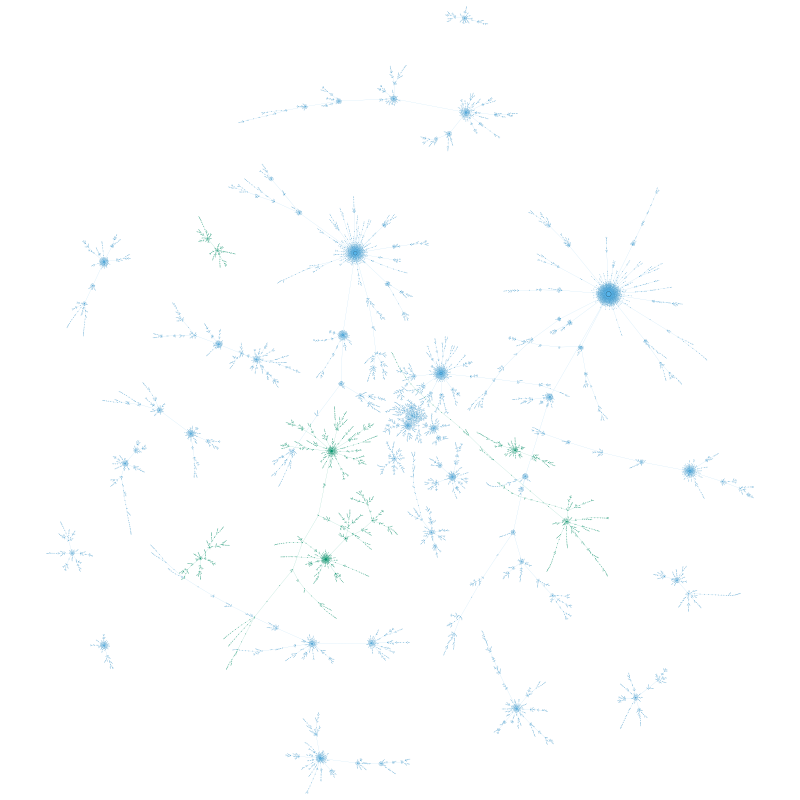
#> input picture project/gephi/figures/conversation_largest_components.png, 4000 x 4000 px, given in place of wb1.png, which was not available (shown at 1/5 size)
$ python build.py
#> lines starting #> are read from the running program, lines starting #| are printed output that depends on the picture
import os
from PIL import Image
from pptx import Presentation
from pptx.util import Inches, Pt, Emu
from pptx.dml.color import RGBColor
from pptx.enum.shapes import MSO_SHAPE, MSO_CONNECTOR
from pptx.enum.text import PP_ALIGN, MSO_ANCHOR

from pathlib import Path
# project root = four levels up from this file (team_extras/document_build/deck/build.py); override with CSMA_ARCH
ARCH = os.environ.get("CSMA_ARCH", str(Path(__file__).resolve().parents[3]))
OUT = os.environ.get("CSMA_OUT", os.path.join(ARCH, "deliverables/final"))
S = os.path.dirname(os.path.abspath(__file__))
# full-resolution Tableau screenshots the dashboard crops are cut from (shipped next to this script)
TAB = os.environ.get("CSMA_TABCHECK", str(Path(__file__).resolve().parent / "tabcheck"))
GF = os.path.join(ARCH, "gephi/figures")
os.makedirs(OUT, exist_ok=True)

# ---- crop Tableau captures (preview coords x197-1475, y333-818 @1600px; scale 2.1375)
k = 2.1375
box = (round(197 * k), round(333 * k), round(1475 * k), round(818 * k))
crops = {}
for n in ["wb1", "v2p2", "sp3", "sp4"]:
    im = Image.open(os.path.join(TAB, n + ".png")).convert("RGB").crop(box)
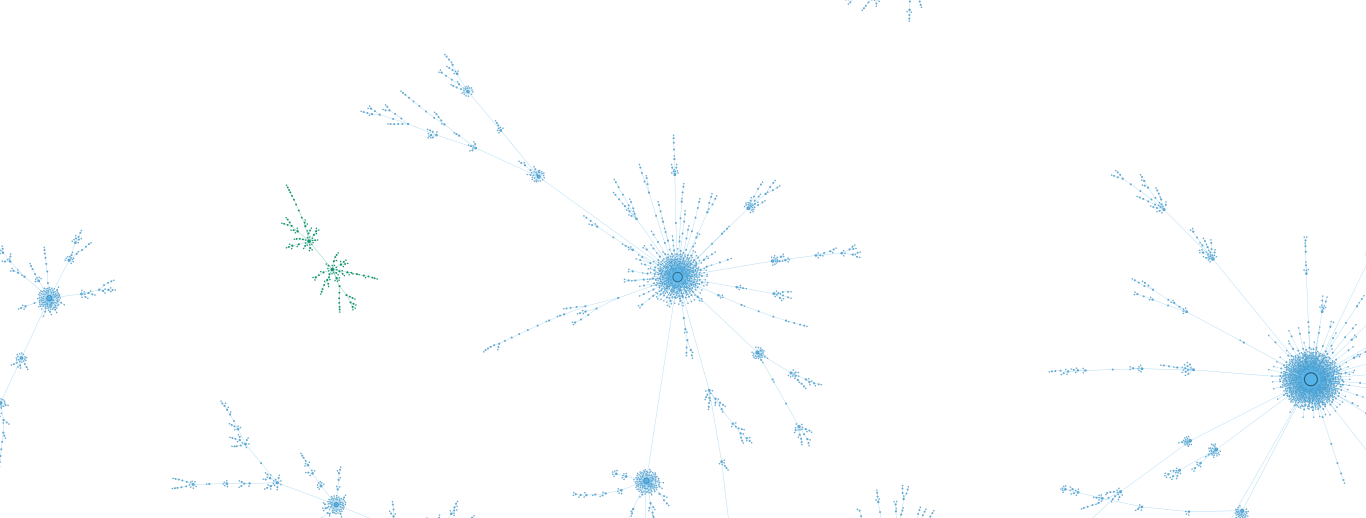
#> im: PIL image 2732x1036 RGB (shown at 1/2 size); mean R, G, B 252.6, 253.7, 254.3
    p = os.path.join(S, n + "_crop.png")
    im.save(p)
    crops[n] = p
#> pass 2 of the loop `for n in ["wb1", "v2p2", "sp3", "sp4"]:`:
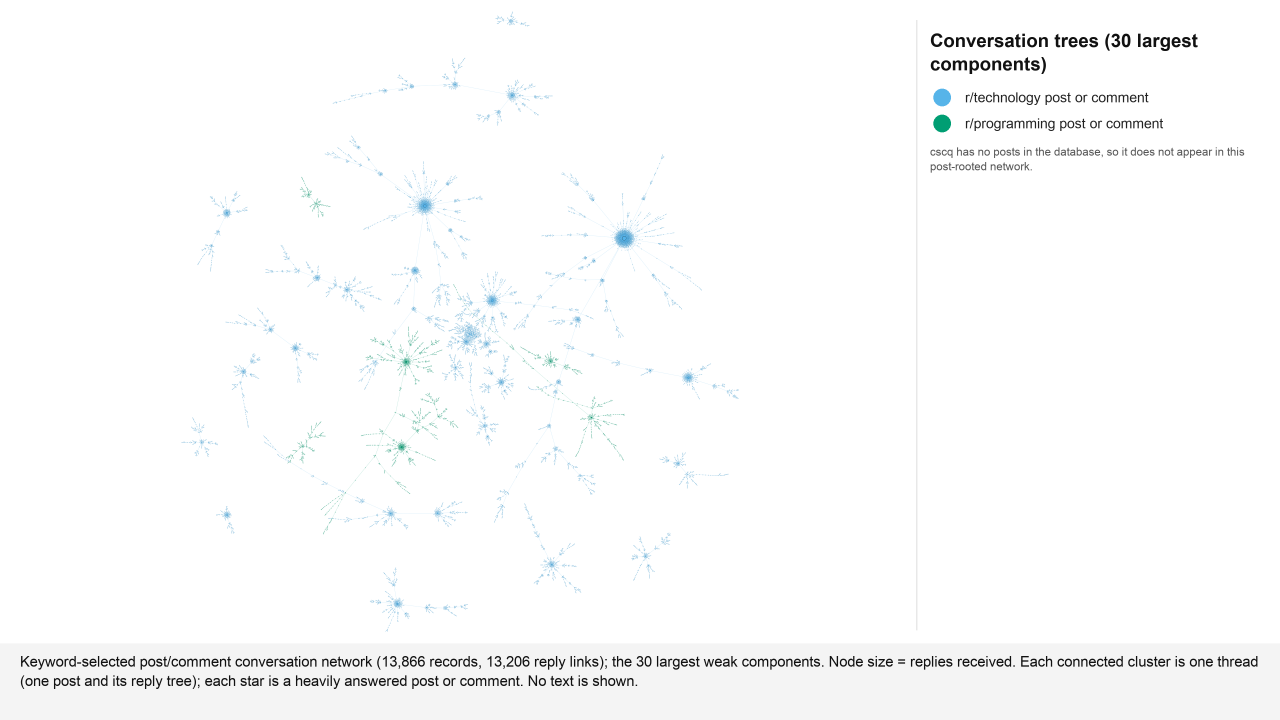
#> input picture project/gephi/figures/conversation_largest_components_slide.png, 3840 x 2160 px, given in place of v2p2.png, which was not available (shown at 1/3 size)
#> `im = Image.open(os.path.join(TAB, n + ".png")).convert("RGB").crop(box)`:
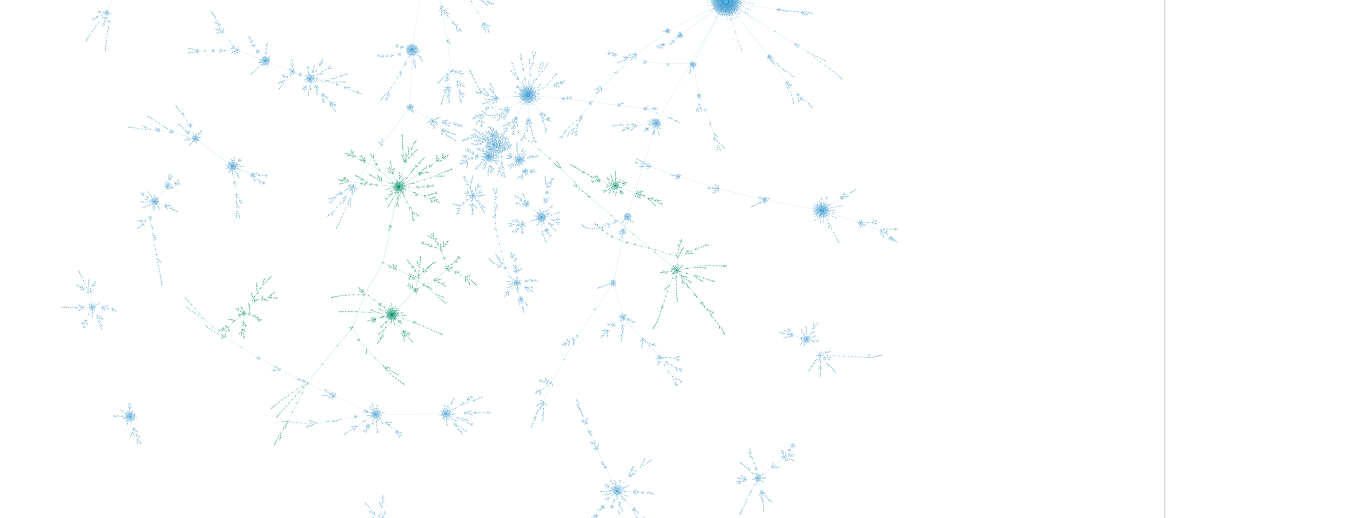
#> im: PIL image 2732x1036 RGB (shown at 1/2 size); mean R, G, B 253.2, 254.1, 254.3
#> (the run stopped early here; a loop or call above may not have finished)
